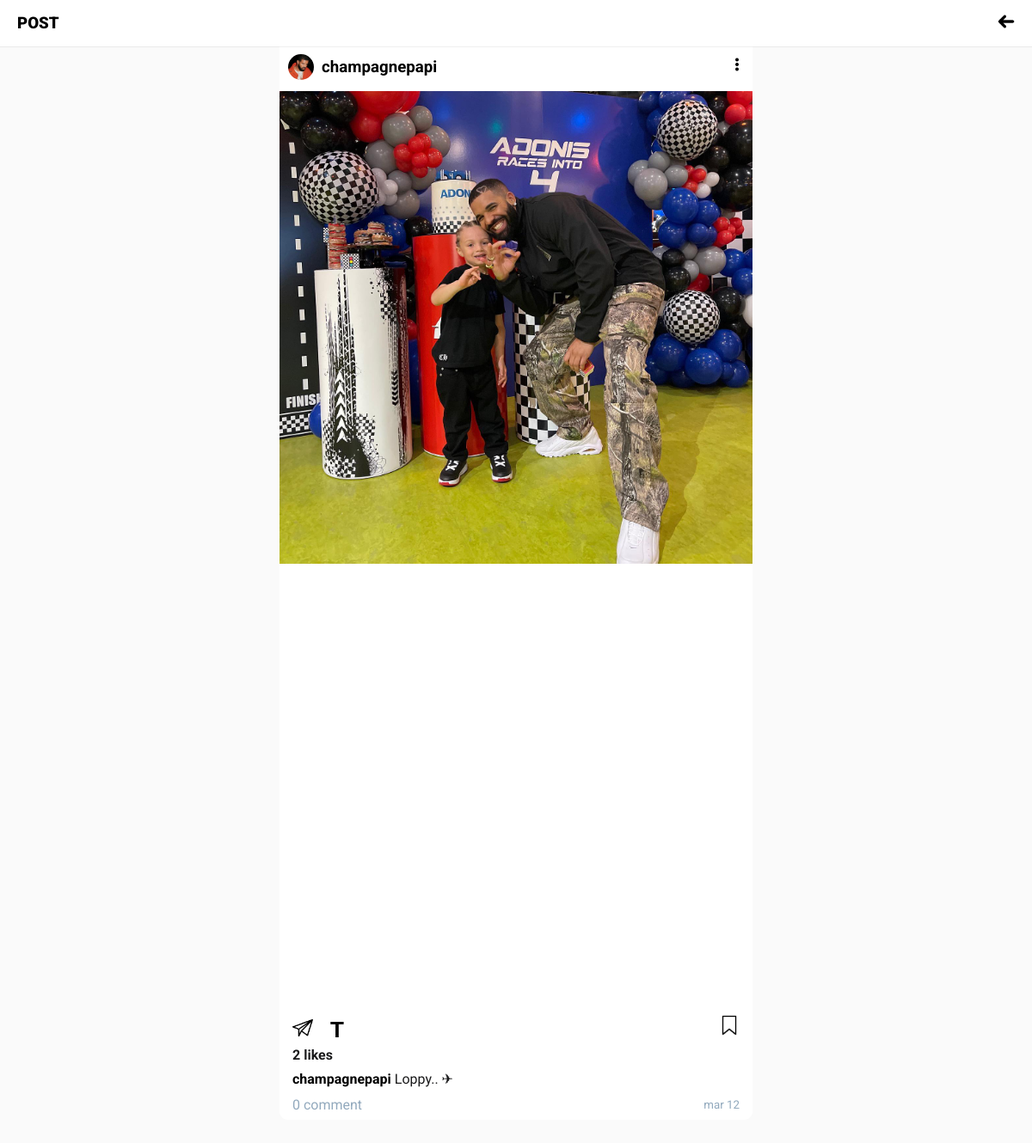
The app's page /single-post/5b6ef9b3-7a54-4032-b6fa-b797accd23fe/?q=/discover/, older data.
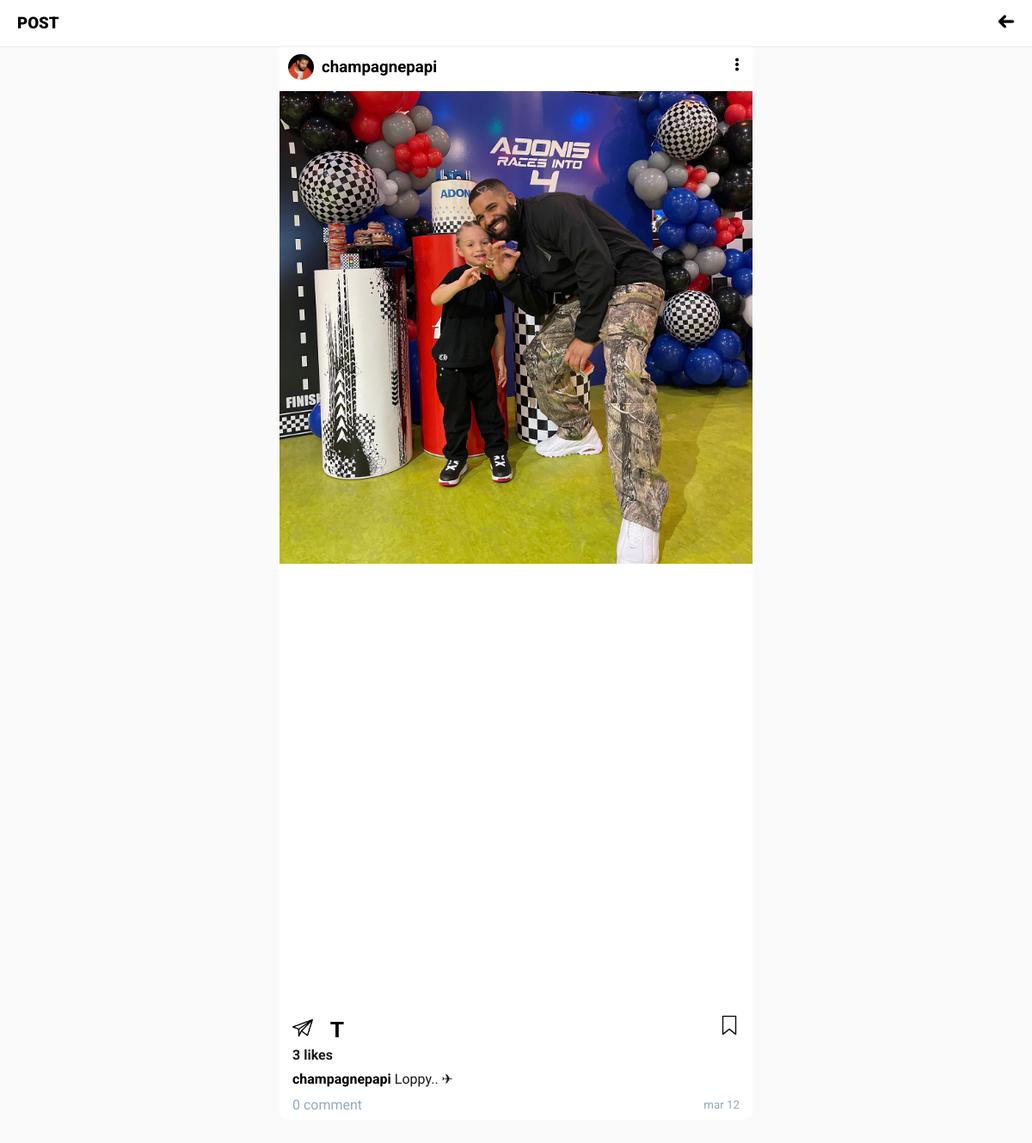
The same page, newer data.
### homeapp/models.py (models this page shows, shortened)
class Post(models.Model):
   owner = models.ForeignKey(User, on_delete=models.CASCADE, null=True, blank=True)
   img = models.ImageField(upload_to='contents/', null=True, blank=True)
   body = models.TextField()
   likers = models.ManyToManyField(User, 'post_likers', blank=True)
   commenters = models.ManyToManyField(User, 'post_commenters', blank=True)
   savers = models.ManyToManyField(User, 'post_savers', blank=True)
   updated = models.DateTimeField(auto_now=True)
   created = models.DateTimeField(auto_now_add=True)
   id = models.UUIDField(default=uuid.uuid4, primary_key=True, unique=True, editable=False)
   class Meta:
      ordering = ['-created']
   @property
   def get_total_likes(self):
      return self.likers.count()
   def is_leapyear(self, year):
      leap_year = None
      if (year % 4 == 0):
         if (year % 100 == 0):
            if (year % 400 == 0):
               leap_year = True
            else:
               leap_year = False
         else:
            leap_year = True
      else:
         leap_year = False
      return leap_year
   def returnDateInMinutesAgo(self, year, month, day, hour, minutes):
      is_a_leapyear = self.is_leapyear(year) # print(f"{year} is a leap year == {is_a_leapyear}")
      months_days = [31, 28, 31, 30, 31, 30, 31, 31, 30, 31, 30, 31]
      months_days_leap = [31, 29, 31, 30, 31, 30, 31, 31, 30, 31, 30, 31]
      days_for_months_ago = 0
      if is_a_leapyear == False: # print(f"Month: {month}")
         for index, days in enumerate(months_days):
            if index != month-1: # print(index+1, days)
               days_for_months_ago += days
            elif index == month-1: # print(f"stop month reached") #print(f"Total days: {days_for_months_ago + day}\n")
               break
      else:
         for index, days in enumerate(months_days_leap):
            if index != month-1: # print(index+1, days)
               days_for_months_ago += days
            elif index == month-1: # print(f"stop month reached") #print(f"Total days: {days_for_months_ago + day}\n")
               break
      total_days = (days_for_months_ago + day)
      total_minutes = minutes + (hour * 60) + ( (total_days * 24) * 60)
      return total_minutes
   @property
   def get_time(self):
      date = datetime.now()
      cr_date = self.created   # print(date) # print(cr_date)
      if date.year == cr_date.year:
         minutes_ago = self.returnDateInMinutesAgo(date.year, date.month, date.day, date.hour, date.minute) - self.returnDateInMinutesAgo(date.year, cr_date.month, cr_date.day, cr_date.hour+1, cr_date.minute)
         if date.day == cr_date.day:
            print(minutes_ago)
            if minutes_ago < 60:
               return f"{minutes_ago} {'minutes' if minutes_ago != 1 else 'minute'} ago"
            elif minutes_ago < 1440:
               hour = minutes_ago // 60
               return f"{hour} {'hours' if hour != 1 else 'hour'} ago"
         elif date.month == cr_date.month and date.day-1 == cr_date.day:
            return f"yesterday"
         else:
            months = {
            "1": "January",
            "2": "February",
            "3": "March",
            "4": "April",
            "5": "May",
            "6": "June",
            "7": "July",
            "8": "August",
            "9": "September",
            "10": "October",
            "11": "November",
            "12": "December"
            }
            return f"{months[str(cr_date.month-1)][:3]} {cr_date.day}"

### users/models.py (models this page shows, shortened)
class Profile(models.Model):
   VOTE_TYPE = (
      ('MALE', 'a male'),
      ('FEMALE', 'a female'),
   )
   user = models.OneToOneField(User, on_delete=models.CASCADE)
   name = models.CharField(max_length=200, blank=True, null=True)
   username = models.CharField(max_length=200, blank=True, null=True, unique=True)
   email = models.EmailField(max_length=500, blank=True, null=True, unique=True)
   img = models.ImageField(upload_to="profiles/", default="icons/user.png")
   bio = models.TextField(default="", blank=True, null=True)
   online = models.BooleanField(default=False)
   last_seen = models.DateTimeField(default=datetime.now(), null=True, blank=True)
   followers = models.ManyToManyField(User, related_name='followers', blank=True)
   following = models.ManyToManyField(User, related_name='following', blank=True)
   friends = models.ManyToManyField(User, related_name='friends', blank=True)
   verified = models.BooleanField(default=False)
   saved_post = models.ManyToManyField("homeapp.Post", related_name="saved_post", blank=True)
   saved_tell = models.ManyToManyField("homeapp.Tell", related_name="saved_tell", blank=True)
   seen_post = models.ManyToManyField("homeapp.Post", blank=True)
   seen_tell = models.ManyToManyField("homeapp.Tell", blank=True)
   activity_count = models.PositiveSmallIntegerField(default=0)
   updated = models.DateTimeField(auto_now_add=True)
   created = models.DateTimeField(auto_now=True)
   id = models.UUIDField(default=uuid.uuid4, unique=True, primary_key=True, editable=False)

### homeapp/views.py (the view)
# urls.py: path('single-post/<str:pk>/', views.singlePostPage, name="single-post"),
def singlePostPage(request, pk):
   page = "post"
   post = Post.objects.get(id=pk)
   context = {'page': page, 'content': post}
   return render(request, 'singles-page.html', context)

### homeapp/templates/singles-page.html (shortened to what this page needs)
{% extends 'main.html' %}
{% load static %}
{% block content %}
<header>
   <div class="header-wrapper width-p-20 height-p-10">
      <div class="header-1">
         <a href="/">
         <div class="activity-logo">
            {% if page == "post" %}
            <h3 class="no-margin">POST</h3>
            {% else %}
            <h3 class="no-margin">TELL</h3>
            {% endif %}
         </div>
      </a>
      </div>
      <div class="header">
            <div class="inbox">
               <a href="{{request.GET.q}}"><img src="{% static 'images/icons/back icons/back-1.png' %}" alt="user"></a>
            </div>
      </div>
   </div>
</header>
{% if page == "post" %}
<div class="content-wrapper pad-top-50">
   <div class="content-box">
      <div class="content-layer-1 fc-top">
         <div class="cl-left flex">
            <div class="img-holder">
               <img src="{{content.owner.profile.img.url}}" alt="" class="img-holder-image">
            </div>
            <div class="content-owner">
               <a href="{% url 'other-profile' content.owner.id %}"><h3>{{content.owner}}</h3></a>
            </div>
         </div>
         <div class="cl-right">
            <a href="#"><img src="{% static 'images/icons/options/option-black.png' %}" alt=""></a>
         </div>
      </div>
      <div class="content-1">
         <div class="big-heart-parent">
            <img src="{{content.img.url}}" alt="post" ondblclick="heartPost()" class="post-img">
         </div>
         {% if request.user not in content.likers.all %}
         <div class="heart-p position-rel">
            <a href="{% url 'like-post' content.id %}?q={{request.path}}"><img src="{% static 'images/icons/heart/heart-white.png' %}" alt="" class="heart"></a>
         </div>
         {% else %}
         <div class="heart-p position-rel">
            <a href="{% url 'unlike-post' content.id %}?q={{request.path}}"><img src="{% static 'images/icons/heart/heart-red.png' %}" alt="" class="heart"></a>
         </div>
         {% endif %}
      </div>
      <div class="content-2-updated ">
         <div class="content-layer-0">
            <div class="cl0-left position-rel">
               <a href="#"><img src="{% static 'images/icons/send/send.png' %}" alt="" title="respond to post"></a>
               <a href="#"><strong class="font-lobster t" title="tell on post">T</strong></a>
            </div>
            <div class="cl0-right">
               <a href="#"><img src="{% static 'images/icons/bookmark/bookmark.png' %}" alt=""></a>
            </div>
         </div>
         <div>
            <strong>{{content.get_total_likes}} like{{content.get_total_likes|pluralize}}</strong>
         </div>
         <div class="content-layer-2">
            <p class="no-margin no-margin"><strong><a href="{% url 'other-profile' content.owner.id %}">{{content.owner.profile.username}} </a></strong>{{content.body}}</p>
         </div>
         <div class="content-layer-4 flex">
            <a href="{% url 'post-comments-page' content.id %}">
               {% if content.commentonpost_set.all.count > 1 %}
               <p class="grey no-margin pad-top-5 pad-bot-5">See {{content.commentonpost_set.all.count|add:-1}} other comments</p>
               {% elif content.commentonpost_set.all.count > 0 %}
               <p class="grey no-margin pad-top-5 pad-bot-5">0 other comments</p>
               {% else %}
               <p class="grey no-margin pad-top-5 pad-bot-5">0 comment</p>
               {% endif %}
            </a>
            <small class="grey">{{content.get_time|lower}}</small>
         </div>
      </div>
   </div>
</div>
{% endif %}
{% endblock content %}

Row changes from the older to the newer data that the page shows:
changed Post "Loppy.. ✈": get_total_likes "2" → "3"
